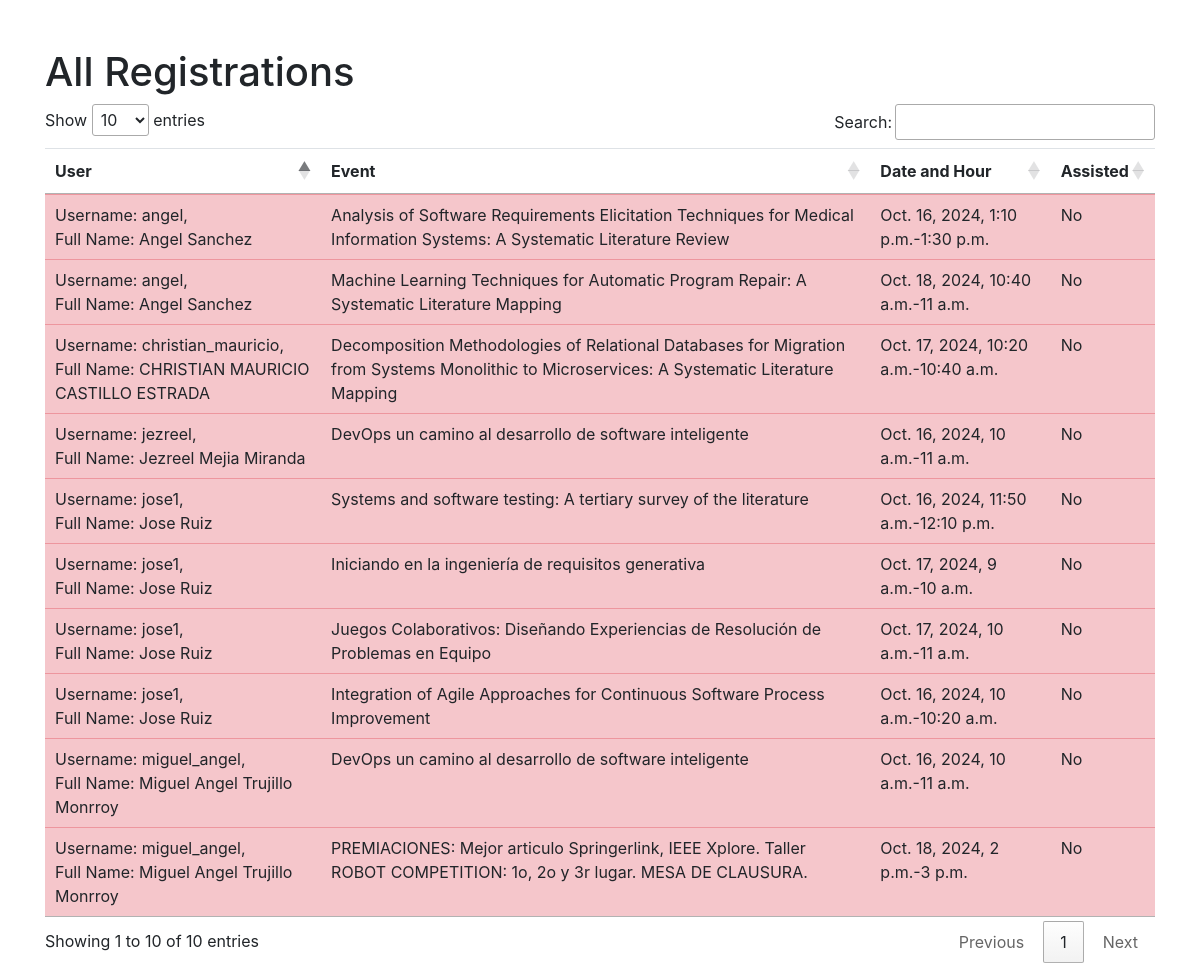
Page /checkAssistance/ (signed in) on the committed database.
### mainApplication/models.py (models this page shows, shortened)
class Registration(models.Model):
    user = models.ForeignKey(User, on_delete=models.CASCADE)
    event = models.ForeignKey(Event, on_delete=models.CASCADE)
    created_at = models.DateTimeField(auto_now_add=True)
    assisted=models.BooleanField(default=False)
    class Meta:
        unique_together = ('user', 'event')  # Ensure a user can register for an event only once

class Event(models.Model):
    EVENT_TYPES = [
        ('ieee', 'IEEE Article'),
        ('springer', 'Springer Article'),
        ('keynote', 'Keynote'),
        ('lunch', 'Lunch'),
        ('workshop', 'Workshop'),
        ('other', 'Other'),
    ]
    title = models.CharField(max_length=255)
    description = models.TextField(blank=True)
    date = models.DateField()
    start_time = models.TimeField()
    end_time = models.TimeField()
    place = models.ForeignKey(Place, on_delete=models.CASCADE)
    event_type = models.CharField(max_length=50, choices=EVENT_TYPES, default="other")
    ponent_name = models.CharField(max_length=255, blank=True)
    affiliation = models.CharField(max_length=255, blank=True)
    moderator = models.CharField(max_length=255, blank=True)
    banner = models.ImageField(upload_to='event_banners/', blank=True, null=True)
    links=models.CharField(default=" ",max_length=255,null=True, blank=True,verbose_name="Links of online meeting: ")
    requisites=models.CharField(default=" ",max_length=255,null=True, blank=True,verbose_name="Requisites: ")

### mainApplication/views.py (the view)
# urls.py: path('checkAssistance/', views.assistanceList, name='assistanceList'),#admin/staff
@staff_member_required
def assistanceList(request):
    registrations = Registration.objects.select_related('event', 'user')  # Fetch all registrations with related event and user info
    context={
        'registrations': registrations,
    }
    return render(request,'assitanceList.html',context)

### mainApplication/templates/assitanceList.html (shortened to what this page needs)
{% load static %}
<!DOCTYPE html>
<html lang="en">
<head>
    <link rel="stylesheet" href="https://stackpath.bootstrapcdn.com/bootstrap/4.5.2/css/bootstrap.min.css">
    <link rel="stylesheet" href="https://cdn.datatables.net/1.11.5/css/jquery.dataTables.min.css">
</head>
<body>
    <div class="container mt-5">
        <h1>All Registrations</h1>
        <table id="registrationsTable" class="table">
            <thead>
                <tr>
                    <th>User</th>
                    <th>Event</th>
                    <th>Date and Hour</th>
                    <th>Assisted</th>
                </tr>
            </thead>
            <tbody>
                {% for registration in registrations %}
                    <tr class="{% if registration.assisted %}table-success{% else %}table-danger{% endif %}">
                        <td>
                            Username: {{ registration.user.username }}, <br>
                            Full Name: {{ registration.user.first_name }} {{ registration.user.last_name }}
                        </td>
                        <td>{{ registration.event.title }}</td>
                        <td>{{ registration.event.date }}, {{ registration.event.start_time }}-{{ registration.event.end_time }} </td>
                        <td>{{ registration.assisted|yesno:"Yes,No" }}</td>
                    </tr>
                {% empty %}
                    <tr>
                        <td colspan="4">No registrations found.</td>
                    </tr>
                {% endfor %}
            </tbody>
        </table>
    </div>
</body>
</html>

### rows in the picture
Registration: user.username "christian_mauricio", user.first_name "CHRISTIAN MAURICIO", user.last_name "CASTILLO ESTRADA", event "Decomposition Methodologies of Relational Databases for Migration from Systems Monolithic to Microservices: A Systematic Literature Mapping", event "Oct. 17, 2024", event.start_time "10:20 a.m.", event.end_time "10:40 a.m.", assisted "No"
Registration: user.username "angel", user.first_name "Angel", user.last_name "Sanchez", event "Analysis of Software Requirements Elicitation Techniques for Medical Information Systems: A Systematic Literature Review", event "Oct. 16, 2024", event.start_time "1:10 p.m.", event.end_time "1:30 p.m.", assisted "No"
Registration: user.username "angel", user.first_name "Angel", user.last_name "Sanchez", event "Machine Learning Techniques for Automatic Program Repair: A Systematic Literature Mapping", event "Oct. 18, 2024", event.start_time "10:40 a.m.", event.end_time "11 a.m.", assisted "No"
Registration: user.username "jose1", user.first_name "Jose", user.last_name "Ruiz", event "Systems and software testing: A tertiary survey of the literature", event "Oct. 16, 2024", event.start_time "11:50 a.m.", event.end_time "12:10 p.m.", assisted "No"
Registration: user.username "jose1", user.first_name "Jose", user.last_name "Ruiz", event "Iniciando en la ingeniería de requisitos generativa", event "Oct. 17, 2024", event.start_time "9 a.m.", event.end_time "10 a.m.", assisted "No"
Registration: user.username "jose1", user.first_name "Jose", user.last_name "Ruiz", event "Juegos Colaborativos: Diseñando Experiencias de Resolución de Problemas en Equipo", event "Oct. 17, 2024", event.start_time "10 a.m.", event.end_time "11 a.m.", assisted "No"
Registration: user.username "jose1", user.first_name "Jose", user.last_name "Ruiz", event "Integration of Agile Approaches for Continuous Software Process Improvement", event "Oct. 16, 2024", event.start_time "10 a.m.", event.end_time "10:20 a.m.", assisted "No"
Registration: user.username "miguel_angel", user.first_name "Miguel Angel", user.last_name "Trujillo Monrroy", event "DevOps un camino al desarrollo de software inteligente", event "Oct. 16, 2024", event.start_time "10 a.m.", event.end_time "11 a.m.", assisted "No"
Registration: user.username "miguel_angel", user.first_name "Miguel Angel", user.last_name "Trujillo Monrroy", event "PREMIACIONES: Mejor articulo Springerlink, IEEE Xplore. Taller ROBOT COMPETITION: 1o, 2o y 3r lugar. MESA DE CLAUSURA.", event "Oct. 18, 2024", event.start_time "2 p.m.", event.end_time "3 p.m.", assisted "No"
Registration: user.username "jezreel", user.first_name "Jezreel", user.last_name "Mejia Miranda", event "DevOps un camino al desarrollo de software inteligente", event "Oct. 16, 2024", event.start_time "10 a.m.", event.end_time "11 a.m.", assisted "No"
